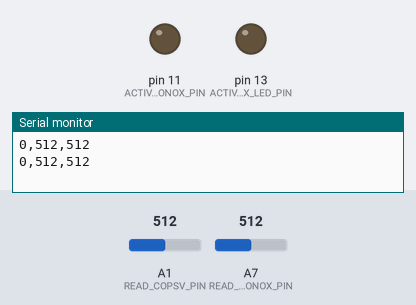
Bench run of a sketch on a simulated Arduino Nano, built with avr-gcc and run on an emulated ATmega328P. Shown: output pins drawn as LEDs (lit = HIGH), the last lines printed to the serial monitor. Inputs (shaded band) come from the test bench; at power-on: A1 (READ_COPSV_PIN) = 512, A7 (READ_MONOX_PIN) = 512.

Above: at 1.8 s.
1.9 s: A1 (READ_COPSV_PIN) set to 408
At 5.8 s:
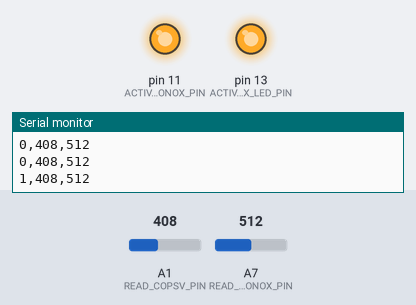
6.0 s: A1 (READ_COPSV_PIN) set to 386
Timing chart, 0 to 9.0 s (numbered marks = the images above; inputs shaded):
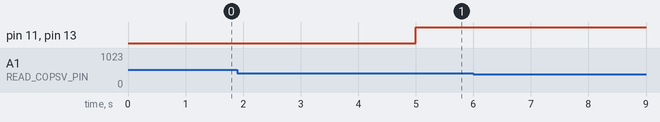

The sketch:

CO_Sensor.ino
```cpp
// (licence header left out)
#include "COS_MQ7.h"

// Pin definitions
#define ACTIVE_MONOX_LED_PIN 13
#define ACTIVE_MONOX_PIN 11
#define READ_MONOX_PIN A7
#define READ_COPSV_PIN A1

// Variable initializations
int reading, voltage;

// create CO sensor object
// Last parameter is the duration of initial purge in seconds, negative value sets to default 500 seconds
COS_MQ7 MQ7(ACTIVE_MONOX_LED_PIN, ACTIVE_MONOX_PIN, READ_MONOX_PIN, READ_COPSV_PIN, -1);

void setup() {
  Serial.begin(9600);
}

void loop() {
  MQ7.Power_cycle();

  // for testing
  Serial.print(MQ7.Get_state());
  Serial.print(',');
  Serial.print(MQ7.Get_Voltage_reading());
  Serial.print(',');
  Serial.println(MQ7.Get_current_CO_reading());

  // Only record 'good' reading
  if(MQ7.Get_state() == 4) {
    voltage = MQ7.Get_CO_reading();
  }

  // Do something when CO psu voltage is too low

  if(MQ7.Get_Voltage_reading() < 400) {
    Serial.println("CO sensor power supply voltage is too low.");
    // do something
  }

  delay(1000);
}
```

COS_MQ7.cpp
```cpp
/*
	CO Sensor library
	COS_MQ7.h - Library for reading the MQ-7 Carbon Monoxide Sensor
	Created by J Saavedra, October 2010.
	http://jos.ph
	Modified by Cyrille Medard de Chardon, Christophe Trefois 2014.
*/

#include "COS_MQ7.h"

// Constructor
COS_MQ7::COS_MQ7(int LED_Indicator_Pin, int PWM_Tog_Pin, int CO_Reading_Pin, int V_Reading_Pin, int init_purge_sec){

	pinMode(LED_Indicator_Pin, OUTPUT);
	pinMode(PWM_Tog_Pin, OUTPUT);
	pinMode(CO_Reading_Pin, INPUT);
	pinMode(V_Reading_Pin, INPUT);

	_LED_Indicator_Pin = LED_Indicator_Pin;
	_PWM_Tog_Pin = PWM_Tog_Pin;
	_CO_Reading_Pin = CO_Reading_Pin;
	_V_Reading_Pin = V_Reading_Pin;

	// set the duration of the initial purge
	if (init_purge_sec < 0) {
		_init_purge_sec = 500;
	} else {
		_init_purge_sec = init_purge_sec;
	}

	State = 0;
	Current_time = millis();
	Last_time = Current_time;
  	State_duration = 5; // Wait 5 seconds before starting
	Reading = -1;
	Voltage = -1;
        current_reading = -1;
}

void COS_MQ7::Power_cycle(){

  Current_time = millis();

  // get current reading from CO and voltage
  current_reading = analogRead(_CO_Reading_Pin);
  Voltage = analogRead(_V_Reading_Pin);

  // see if enough time has passed to change state
  if ( (Current_time - Last_time) > (State_duration * 1000) ){
    Last_time = Current_time;
    State_duration = 0;

    // complete one of the following based on State
    switch(State) {

      // initialization purge - only runs on boot/launch
      case 0:
        State = 1;
        State_duration = 500;  // 500 seconds at 5v to do initial purge
        digitalWrite(_LED_Indicator_Pin, HIGH);
        digitalWrite(_PWM_Tog_Pin, HIGH);
        break;

      // start heating
      case 1:
        State = 2;
        State_duration = 60;  // 60 seconds at 5v
        digitalWrite(_LED_Indicator_Pin, HIGH);
        digitalWrite(_PWM_Tog_Pin, HIGH);
        break;

      // start cooling
      case 2:
        State = 3;
        State_duration = 90;  //90 seconds at 1.4v
        digitalWrite(_LED_Indicator_Pin, LOW);
        analogWrite(_PWM_Tog_Pin, 71); // need to use analogWrite to digital PWM pin
        break;

      // cooling is finished, read 'correct' reading
      case 3:
        State = 4;
        Reading = current_reading;
        break;

      case 4:
        // indefinite state until the value is read
        break;
    }
  }
}

int COS_MQ7::Get_CO_reading(){
	// will begin heating again after next Power_cycle() call
        int tmpRet;
	State = 1;
        tmpRet = Reading;
	Reading = -1;
	return tmpRet;
}

int COS_MQ7::Get_current_CO_reading(){
	return current_reading;
}

int COS_MQ7::Get_Voltage_reading(){
	return Voltage;
}

int COS_MQ7::Get_state(){
	return State;
}
```

COS_MQ7.h
```cpp
/*
	COS_MQ7.h - Library for reading the MQ-7 Carbon Monoxide Sensor
	Released into the public domain.
	Created by J Saavedra, October 2010.
	http://jos.ph
	Modified by Cyrille Medard de Chardon, Christophe Trefois 2014.
*/


#ifndef COS_MQ7_h
#define COS_MQ7_h

#if ARDUINO >= 100
#include "Arduino.h"
#else
#include "WProgram.h"
#endif

class COS_MQ7{

	public:
		COS_MQ7(int LED_Indicator_Pin, int PWM_Tog_Pin, int CO_Reading_Pin, int V_Reading_Pin, int init_purge_sec);
		void Power_cycle();
		int Get_state();
		int Get_CO_reading();
		int Get_current_CO_reading();
		int Get_Voltage_reading();

	private:
		unsigned long Current_time;
		unsigned long Last_time;
		unsigned long State_duration;

		int _LED_Indicator_Pin;
		int _PWM_Tog_Pin;
		int _CO_Reading_Pin;
		int _V_Reading_Pin;
		int _init_purge_sec;

		int State;
		int Reading;
		int current_reading;
		int Voltage;
	};

#endif
```
